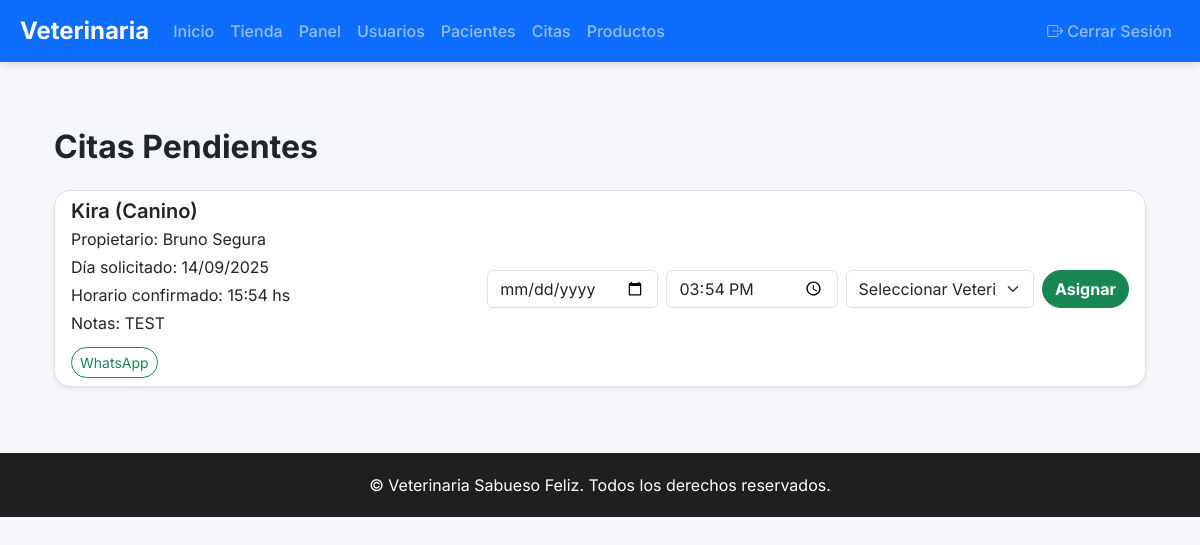
Before: /administrador/citas/pendientes/ (signed in) with the older database file.
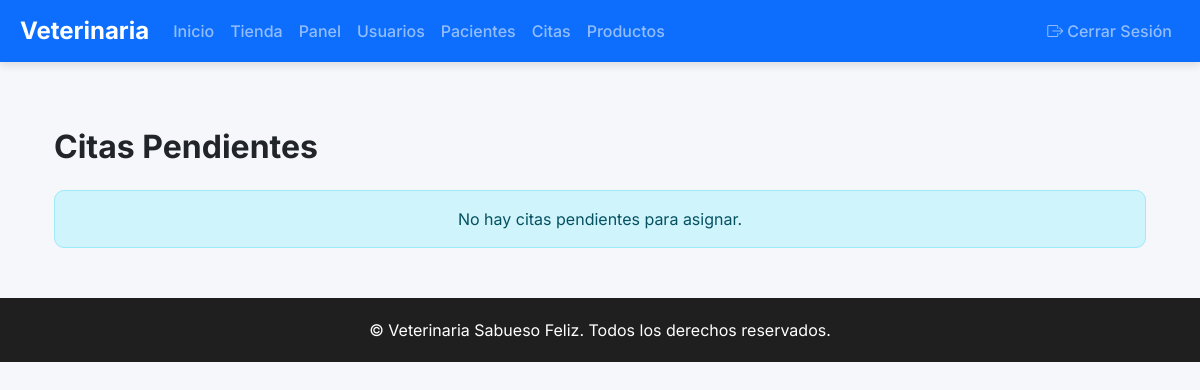
After: the same page with the newer database file.
### Core/models.py (models this page shows, shortened)
class Cita(models.Model):
    ESTADOS = (
        ("pendiente", "Pendiente"),
        ("programada", "Programada"),
        ("atendida", "Atendida"),
        ("cancelada", "Cancelada"),
    )
    TIPOS = (
        ("consulta", "Consulta"),
        ("vacunacion", "Vacunación"),
        ("cirugia", "Cirugía"),
    )
    paciente = models.ForeignKey(Paciente, on_delete=models.CASCADE)
    veterinario = models.ForeignKey(
        User,
        limit_choices_to={"rol": "VET"},
        on_delete=models.SET_NULL,
        null=True,
        blank=True,
    )
    fecha_solicitada = models.DateField(default=timezone.now)
    fecha_hora = models.DateTimeField(blank=True, null=True)
    duracion = models.IntegerField(default=30)  # duración en minutos
    tipo = models.CharField(max_length=50, choices=TIPOS, default="consulta")
    estado = models.CharField(max_length=20, choices=ESTADOS, default="pendiente")
    notas = models.TextField(blank=True)
    def telefono_contacto(self) -> str:
        propietario = self.paciente.propietario
        telefono = propietario.telefono or propietario.user.telefono or ""
        telefono = telefono.strip()
        if not telefono:
            return ""
        return "".join(ch for ch in telefono if ch.isdigit())
    def mensaje_whatsapp(self) -> str:
        propietario = self.paciente.propietario.user
        nombre = propietario.get_full_name() or propietario.username
        fecha = self.fecha_solicitada.strftime("%d/%m/%Y")
        return (
            f"Hola {nombre}, te saludamos de Sabueso Feliz. "
            f"¿Podemos coordinar el horario para la cita de {self.paciente.nombre} del {fecha}?"
        )

class Paciente(models.Model):
    nombre = models.CharField(max_length=100)
    especie = models.CharField(max_length=50)
    raza = models.CharField(max_length=50, blank=True)
    sexo = models.CharField(max_length=10)
    fecha_nacimiento = models.DateField()
    propietario = models.ForeignKey(Propietario, on_delete=models.CASCADE)
    vacunas = models.TextField(blank=True)
    alergias = models.TextField(blank=True)
    foto = models.ImageField(upload_to="pacientes/", blank=True, null=True)

class Propietario(models.Model):
    user = models.OneToOneField(User, on_delete=models.CASCADE)
    telefono = models.CharField(max_length=20, blank=True)
    direccion = models.CharField(max_length=200, blank=True)
    ciudad = models.CharField(max_length=100, blank=True)
    notas = models.TextField(blank=True)

class User(AbstractUser):
    ROLES = (
        ("ADMIN", "Administrador"),
        ("VET", "Veterinario"),
        ("ADMIN_OP", "Administrativo"),
        ("OWNER", "Propietario"),
    )
    rol = models.CharField(max_length=20, choices=ROLES)
    telefono = models.CharField(max_length=20, blank=True)
    direccion = models.CharField(max_length=200, blank=True)
    activo = models.BooleanField(default=True)
    avatar = models.ImageField(upload_to="avatars/", blank=True, null=True)
    especialidad = models.CharField(max_length=100, blank=True)  # para veterinarios

### Core/views.py (the view, shortened to what this page needs)
# urls.py: path('administrador/citas/pendientes/', views.asignar_veterinario_citas, name='asignar_veterinario_citas'),
@login_required
def asignar_veterinario_citas(request):
    if request.user.rol not in {"ADMIN", "ADMIN_OP"}:
        messages.error(request, "No tienes permiso para gestionar estas citas.")
        return redirect("dashboard")
    veterinarios = User.objects.filter(rol="VET", activo=True).order_by(
        "first_name", "last_name"
    )
    citas_pendientes = (
        Cita.objects.select_related("paciente", "paciente__propietario__user")
        .filter(estado="pendiente")
        .order_by("fecha_solicitada", "fecha_hora")
    )
    return render(
        request,
        "core/asignar_veterinario_citas.html",
        {"citas_pendientes": citas_pendientes, "veterinarios": veterinarios},
    )

### Core/templates/core/asignar_veterinario_citas.html (shortened to what this page needs)
{% extends "core/base.html" %}
{% block content %}
<div class="container mt-5 max-w-6xl">
    <h2 class="mb-4 fw-bold text-dark">Citas Pendientes</h2>
    {% if citas_pendientes %}
        <div class="list-group">
            {% for cita in citas_pendientes %}
            <div class="list-group-item mb-3 shadow-sm rounded-4">
                <div class="d-flex flex-column flex-lg-row justify-content-between gap-3">
                    <div class="flex-grow-1">
                        <h5 class="fw-semibold mb-1">{{ cita.paciente.nombre }} ({{ cita.paciente.especie }})</h5>
                        <p class="mb-1">Propietario: {{ cita.paciente.propietario.user.get_full_name }}</p>
                        <p class="mb-1">Día solicitado: {{ cita.fecha_solicitada|date:"d/m/Y" }}</p>
                        <p class="mb-1">Horario confirmado: {% if cita.fecha_hora %}{{ cita.fecha_hora|date:"H:i" }} hs{% else %}<span class="badge text-bg-warning">Sin confirmar</span>{% endif %}</p>
                        <p class="mb-1">Notas: {{ cita.notas|default:"-" }}</p>
                        {% with telefono=cita.telefono_contacto %}
                            {% if telefono %}
                                <a href="https://wa.me/{{ telefono }}?text={{ cita.mensaje_whatsapp|urlencode }}" target="_blank" class="btn btn-outline-success btn-sm mt-2">WhatsApp</a>
                            {% endif %}
                        {% endwith %}
                    </div>
                    <form method="POST" class="d-flex flex-column flex-md-row gap-2 align-items-md-center">
                        <div class="d-flex flex-column flex-md-row gap-2">
                            <input type="date" name="fecha" class="form-control" value="{{ cita.fecha_hora|date:'Y-m-d'|default:cita.fecha_solicitada|date:'Y-m-d' }}" required>
                            <input type="time" name="hora" class="form-control" value="{{ cita.fecha_hora|date:'H:i' }}" required>
                            <select name="veterinario" class="form-select" required>
                                <option value="" disabled selected>Seleccionar Veterinario</option>
                            </select>
                        </div>
                        <button type="submit" class="btn btn-success fw-bold mt-2 mt-md-0">Asignar</button>
                    </form>
                </div>
            </div>
            {% endfor %}
        </div>
    {% else %}
        <div class="alert alert-info text-center">
            No hay citas pendientes para asignar.
        </div>
    {% endif %}
</div>
{% endblock %}

Changed rows visible on the page:
no longer on this page (row edited): Cita: paciente.nombre "Kira", paciente.especie "Canino", paciente.propietario.user.get_full_name "Bruno Segura", fecha_solicitada "14/09/2025", fecha_hora "15:54", notas "TEST", hora "15:54"
Other visible differences:
text now shown: "No hay citas pendientes para asignar."
